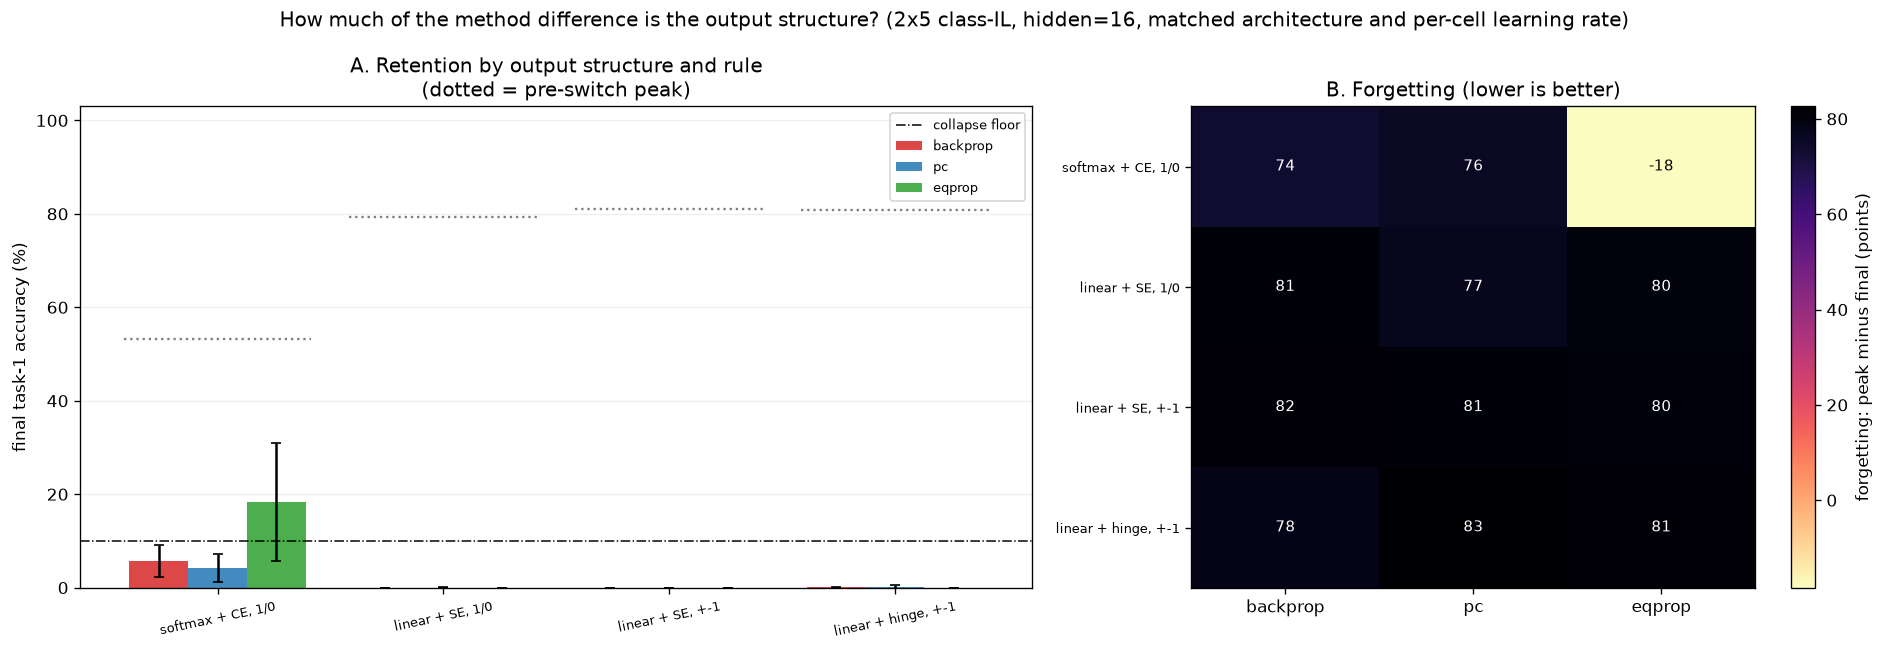

This chart was generated by the following Python code:
"""25_output_structure_and_forgetting

ONE QUESTION
    How much of the difference in forgetting between the three learning rules is caused by the
    OUTPUT STRUCTURE rather than by the credit-assignment rule?

WHY IT MATTERS FOR THE REPORT
    Every earlier comparison varied three things at once: the rule, the loss, and the label
    coding. Backprop ran softmax + cross-entropy; predictive coding ran squared error with a
    one-hot 1/0 target; equilibrium propagation ran a hinge with a +-1 target. Knowledge base
    section 4.5 predicts these differ sharply in how hard they push an ABSENT class down:

        target 0  (squared error)  push stops once the output reaches 0
                                   -> the weight vector ends ORTHOGONAL to current features,
                                      keeping whatever structure lives in other directions
        target -1 (squared error)  push continues to -1, one whole unit further
        target -1 (hinge)          same destination, and the gradient is a constant, so the
                                   push does not weaken as it gets there
        softmax                    relative, with NO stopping point at all: the absent output
                                   is driven down without limit relative to the winner

    If that analysis is right, label coding alone should reorder the methods -- which would
    mean the published ordering in experiments 11, 12 and 15 was partly an artefact of our own
    configuration choices.

TEST
    Run experiment 24's surviving cells continually. 2 tasks x 5 classes, MNIST 14x14, at the
    operating point chosen from experiments 22 and 23. Every cell uses the SAME architecture
    (biases on, tanh) and the per-rule learning rate that experiment 24 selected for that
    output structure -- so within a row, the only thing changing is the rule, and within a
    column, the only thing changing is the output structure.

    Skip any cell that experiment 24 showed cannot learn: a forgetting number for a model that
    never learned task 1 is meaningless.

    Headline metric: task-1 accuracy after a FIXED task-2 budget, with task 1 trained to a
    common threshold first. Same protocol as experiment 22, so the numbers are comparable.

PROJECT DECISIONS THIS SETTLES
    1. Whether the standardised output structure is the right one to carry into the main
       comparison, on forgetting grounds rather than just learnability grounds.
    2. How much of the earlier "equilibrium propagation is worst" result was the +-1 hinge.
    3. Whether the report can claim a rule effect at all, or must report a rule effect
       conditional on output structure.

EXPECTED
    * Within every rule: "linear + SE, 1/0" forgets LEAST, "softmax + CE" forgets MOST, and the
      two +-1 codings sit in between, with hinge worse than squared error.
    * The spread ACROSS output structures within one rule is comparable to, or larger than, the
      spread across rules within one output structure. That is the finding.
    * Equilibrium propagation's deficit shrinks substantially once it is off the +-1 hinge and
      onto a properly tuned learning rate.
    * Predictive coding retains a small advantage over backprop in every column, since its
      mechanism acts on the hidden layer and is orthogonal to the output structure.

WHAT THAT WOULD DEMONSTRATE
    That the output structure is a first-class experimental variable in class-incremental
    learning, and that any paper comparing learning rules without matching it is reporting a
    confounded result. It also gives the report a clean, defensible justification for the
    standard we adopt, backed by our own numbers.

IF IT COMES OUT DIFFERENTLY
    Output structure barely matters, rules separate cleanly
        -> section 4.5's analysis is too strong and should be weakened; the good news is that
           the method comparison is then robust and the earlier results are largely salvageable.
    Predictive coding's advantage disappears once the output structure is matched
        -> then the earlier advantage WAS the output structure, and the central claim of the
           thesis becomes negative. Still a real result, and exp 22's freeze-W1 ceiling tells
           you whether it was ever available.
    Equilibrium propagation overtakes backprop under a matched structure
        -> would contradict the theory in section 3.7 (a finite-difference estimator of
           backprop should not beat it). Check beta and the settling convergence flags first.

FIGURE
    25_output_structure_and_forgetting.png
    Panel A: grouped bars, final task-1 accuracy, x = output structure, colour = rule, with the
             collapse floor and each cell's pre-switch peak marked.
    Panel B: the same cells as a rule-vs-structure heatmap of forgetting (peak minus final), so
             the relative size of the two effects is directly readable.
"""
import sys, time
from pathlib import Path
ROOT = Path(__file__).resolve().parent.parent
sys.path.insert(0, str(ROOT))

import numpy as np
import torch
import matplotlib.pyplot as plt

from src.data import load_mnist, class_indices, make_eval_split
from src.model import Arch, Objective
from src.methods import build_method
from src.runner import run_classil
from src.probes import restricted_argmax_fn

# ============================ constants ============================
DEVICE   = "cuda" if torch.cuda.is_available() else "cpu"
DATA_DIR = ROOT / "data"
FIG      = Path(__file__).resolve().with_suffix(".png")
IMG_SIZE = 14
BASE_SEED = 0
N_RUNS   = 10

HIDDEN            = 16       # <-- SET FROM EXPERIMENTS 22 AND 23 before running
CLASSES_PER_TASK  = 5
TASK1_THRESHOLD   = 0.70
STOP_PATIENCE     = 3
TASK1_MAX_ITERS   = 800
TASK2_ITERS       = 300      # fixed budget, identical in every cell (protocol from exp 22)
BATCH             = 32
EVAL_EVERY        = 5
EVAL_PER_CLASS    = 100

ARCH = Arch(in_dim=IMG_SIZE * IMG_SIZE, hidden=HIDDEN, out_dim=10,
            act="tanh", bias=True, init="scaled_normal")

STRUCTURES = {
    "softmax + CE, 1/0":   Objective(loss="ce",    target="onehot"),
    "linear + SE, 1/0":    Objective(loss="mse",   target="onehot"),
    "linear + SE, +-1":    Objective(loss="mse",   target="pm1"),
    "linear + hinge, +-1": Objective(loss="hinge", target="pm1"),
}
RULES = ["backprop", "pc", "eqprop"]

# <-- FILL IN FROM EXPERIMENT 24. Set a value to None to SKIP that cell (it could not learn).
LR = {
    ("softmax + CE, 1/0",   "backprop"): 0.05,
    ("softmax + CE, 1/0",   "pc"):       0.05,
    ("softmax + CE, 1/0",   "eqprop"):   0.05,
    ("linear + SE, 1/0",    "backprop"): 0.05,
    ("linear + SE, 1/0",    "pc"):       0.05,
    ("linear + SE, 1/0",    "eqprop"):   0.05,
    ("linear + SE, +-1",    "backprop"): 0.05,
    ("linear + SE, +-1",    "pc"):       0.05,
    ("linear + SE, +-1",    "eqprop"):   0.05,
    ("linear + hinge, +-1", "backprop"): 0.05,
    ("linear + hinge, +-1", "pc"):       0.05,
    ("linear + hinge, +-1", "eqprop"):   0.05,
}
EQP_KW = dict(beta=0.1, dt=0.3, max_steps=300, settle_patience=20)
PC_KW = dict(dt=0.1, steps=50)
COL = {"backprop": "tab:red", "pc": "tab:blue", "eqprop": "tab:green"}
# ==================================================================

train, test = load_mnist(size=IMG_SIZE, root=str(DATA_DIR))
cidx = class_indices(train)

peak = {(s, r): [] for s in STRUCTURES for r in RULES}
final = {(s, r): [] for s in STRUCTURES for r in RULES}
t2fin = {(s, r): [] for s in STRUCTURES for r in RULES}
missed = {(s, r): 0 for s in STRUCTURES for r in RULES}
t0 = time.time()

for run in range(N_RUNS):
    seed = BASE_SEED + run
    d = np.random.default_rng(seed).permutation(10).tolist()
    k = CLASSES_PER_TASK
    tasks = [sorted(d[:k]), sorted(d[k:2 * k])]
    classes = sorted({c for t in tasks for c in t})
    stop_ev, rep_ev = make_eval_split(test, classes, EVAL_PER_CLASS, DEVICE, seed=seed)

    for sname, obj in STRUCTURES.items():
        for rule in RULES:
            lr = LR.get((sname, rule))
            if lr is None:
                continue
            kw = dict(EQP_KW) if rule == "eqprop" else (dict(PC_KW) if rule == "pc" else {})
            handle = {}
            step_fn, predict = build_method(rule, in_dim=ARCH.in_dim, hidden=HIDDEN,
                                            out_dim=ARCH.out_dim, arch=ARCH, obj=obj, lr=lr,
                                            seed=seed, device=DEVICE, handle=handle, **kw)
            ra = restricted_argmax_fn(predict, classes)

            o1 = run_classil(step_fn, predict, [tasks[0]], train, cidx,
                             report_eval=rep_ev, stop_eval=stop_ev, readouts={"a": ra},
                             max_iters_per_task=TASK1_MAX_ITERS, batch=BATCH,
                             eval_every=EVAL_EVERY, device=DEVICE,
                             stop_threshold=TASK1_THRESHOLD, stop_patience=STOP_PATIENCE,
                             data_seed=seed)
            missed[(sname, rule)] += sum(not r for r in o1["reached"])
            peak[(sname, rule)].append(o1["curves"]["a"][-1, 0])

            run_classil(step_fn, predict, [tasks[1]], train, cidx,
                        report_eval=rep_ev, stop_eval=stop_ev, readouts={"a": ra},
                        max_iters_per_task=TASK2_ITERS, batch=BATCH, eval_every=EVAL_EVERY,
                        device=DEVICE, stop_threshold=None, data_seed=seed + 7777)

            pred = ra(rep_ev[0])
            acc = {c: (pred[rep_ev[1] == c] == c).float().mean().item() for c in classes}
            final[(sname, rule)].append(float(np.mean([acc[c] for c in tasks[0]])))
            t2fin[(sname, rule)].append(float(np.mean([acc[c] for c in tasks[1]])))
    print(f"run {run+1}/{N_RUNS} done ({time.time()-t0:5.0f}s)")

# ------------------------------- table -------------------------------
print("\n" + "=" * 104)
print(f"FINAL TASK-1 ACCURACY (%) after {TASK2_ITERS} fixed updates on task 2   "
      f"hidden={HIDDEN}, {N_RUNS} runs")
print(f"{'output structure':<23}" + "".join(f"{r:>26}" for r in RULES))
for s in STRUCTURES:
    row = f"{s:<23}"
    for r in RULES:
        v = np.array(final[(s, r)]) * 100
        pk = np.array(peak[(s, r)]) * 100
        row += ("".rjust(26) if v.size == 0
                else f"{v.mean():>12.1f}+/-{v.std():<4.1f}(peak {pk.mean():4.1f})")
    print(row)
    for r in RULES:
        if missed[(s, r)]:
            print(f"{'':<23}  WARNING {r}: task 1 never reached threshold in "
                  f"{missed[(s, r)]} run(s)")

print("\nEFFECT SIZES -- this is the comparison the report needs")
sp_struct = []
for r in RULES:
    vs = [np.mean(final[(s, r)]) * 100 for s in STRUCTURES if final[(s, r)]]
    if len(vs) > 1:
        sp_struct.append(max(vs) - min(vs))
        print(f"  spread ACROSS output structures, {r:>9}: {max(vs) - min(vs):5.1f} points")
sp_rule = []
for s in STRUCTURES:
    vs = [np.mean(final[(s, r)]) * 100 for r in RULES if final[(s, r)]]
    if len(vs) > 1:
        sp_rule.append(max(vs) - min(vs))
        print(f"  spread ACROSS rules, {s:>21}: {max(vs) - min(vs):5.1f} points")
if sp_struct and sp_rule:
    print(f"\n  mean structure effect {np.mean(sp_struct):.1f} pts   "
          f"vs   mean rule effect {np.mean(sp_rule):.1f} pts")
    print("  If the structure effect is the larger of the two, then any learning-rule")
    print("  comparison that does not match the output structure is confounded, and that")
    print("  sentence belongs in the report.")

# ------------------------------- figure -------------------------------
fig, axes = plt.subplots(1, 2, figsize=(16, 5.5),
                         gridspec_kw={"width_ratios": [1.35, 1.0]})
names = list(STRUCTURES)
xs = np.arange(len(names)); w = 0.26
for i, r in enumerate(RULES):
    m = [np.mean(final[(s, r)]) * 100 if final[(s, r)] else np.nan for s in names]
    e = [np.std(final[(s, r)]) * 100 if final[(s, r)] else np.nan for s in names]
    axes[0].bar(xs + (i - 1) * w, m, w, yerr=e, capsize=3, color=COL[r], alpha=0.85, label=r)
for i, s in enumerate(names):
    pk = [np.mean(peak[(s, r)]) * 100 for r in RULES if peak[(s, r)]]
    if pk:
        axes[0].hlines(np.mean(pk), i - 1.6 * w, i + 1.6 * w, color="gray", ls=":", lw=1.4)
axes[0].axhline(100 / (2 * CLASSES_PER_TASK), color="k", lw=0.9, ls="-.",
                label="collapse floor")
axes[0].set_xticks(xs); axes[0].set_xticklabels(names, fontsize=8, rotation=12)
axes[0].set_ylabel("final task-1 accuracy (%)"); axes[0].set_ylim(0, 103)
axes[0].legend(fontsize=8); axes[0].grid(alpha=0.2, axis="y")
axes[0].set_title("A. Retention by output structure and rule\n(dotted = pre-switch peak)")

M = np.array([[(np.mean(peak[(s, r)]) - np.mean(final[(s, r)])) * 100 if final[(s, r)] else np.nan
               for r in RULES] for s in names])
im = axes[1].imshow(M, cmap="magma_r", aspect="auto")
fig.colorbar(im, ax=axes[1], label="forgetting: peak minus final (points)")
axes[1].set_xticks(range(len(RULES))); axes[1].set_xticklabels(RULES)
axes[1].set_yticks(range(len(names))); axes[1].set_yticklabels(names, fontsize=8)
for i in range(M.shape[0]):
    for j in range(M.shape[1]):
        if np.isfinite(M[i, j]):
            axes[1].text(j, i, f"{M[i, j]:.0f}", ha="center", va="center", fontsize=9,
                         color="white" if M[i, j] > np.nanmean(M) else "black")
axes[1].set_title("B. Forgetting (lower is better)")
fig.suptitle(f"How much of the method difference is the output structure? "
             f"(2x5 class-IL, hidden={HIDDEN}, matched architecture and per-cell learning rate)")
fig.tight_layout(); fig.savefig(FIG, dpi=120, bbox_inches="tight")
print(f"\nsaved {FIG.name}")
np.savez(FIG.with_suffix(".npz"),
         **{f"final|{s}|{r}": np.array(v) for (s, r), v in final.items()},
         **{f"peak|{s}|{r}": np.array(v) for (s, r), v in peak.items()},
         hidden=HIDDEN, task2_iters=TASK2_ITERS)
